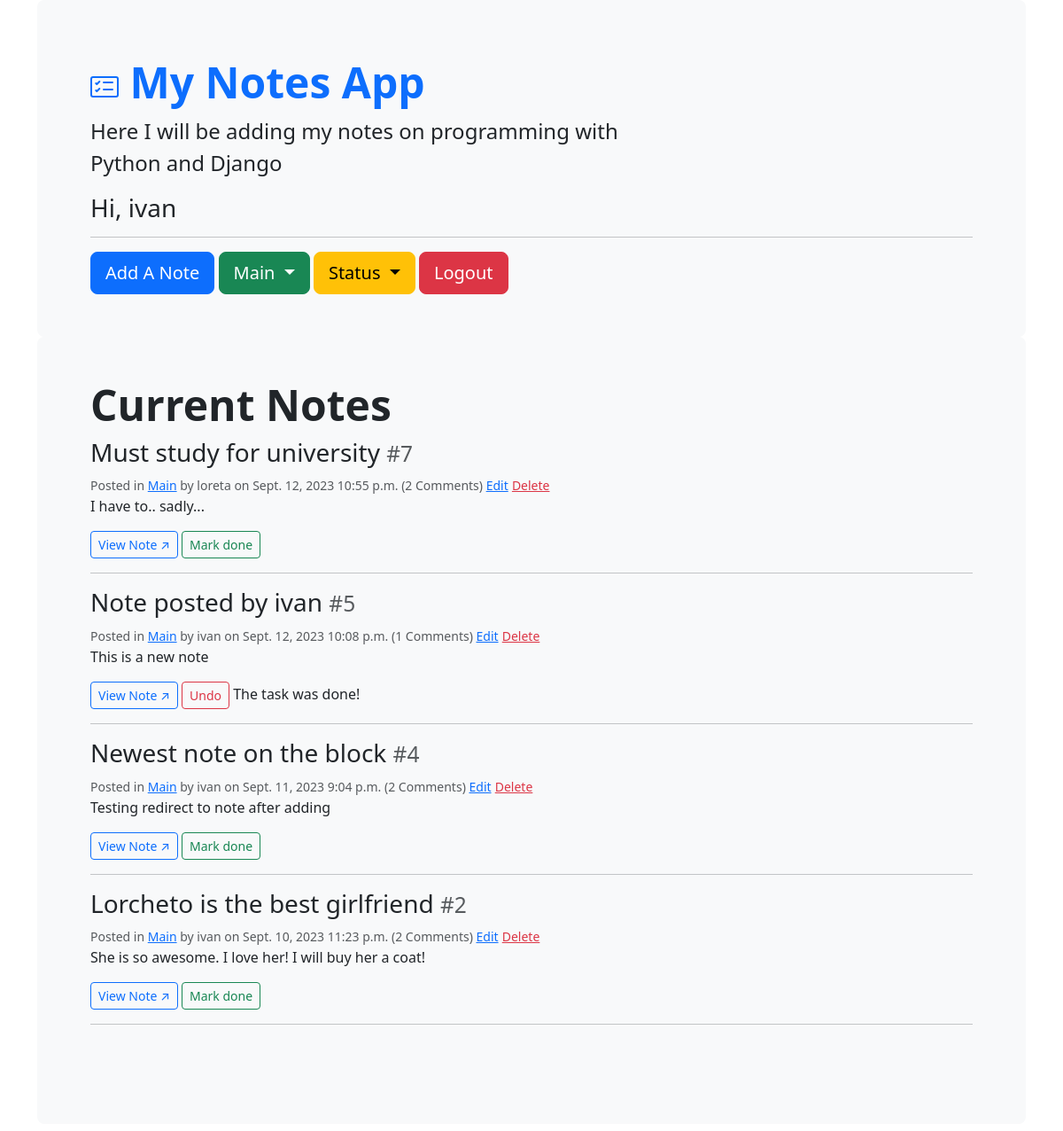
The app's page /my_notes/filter/Main (signed in) with its own data.
### notes_app/models.py (models this page shows, shortened)
class Categories(models.Model):
    name = models.CharField(max_length=125)
    description = models.CharField(max_length=255)
    def __str__(self):
        return self.name

class Notes(models.Model):
    category = models.ForeignKey(Categories, on_delete=models.CASCADE, null=True)
    title = models.CharField(max_length=255)
    note = models.TextField()
    date = models.DateField(auto_now_add=True)
    time = models.TimeField(auto_now_add=True)
    done = models.BooleanField(default=False)
    posted_by = models.ForeignKey(User, on_delete=models.CASCADE, null=True)

### notes_app/views.py (the view)
# urls.py: path('', views.my_notes, name='index'),
def my_notes(request, category = None, done = None):
    all_notes = Notes.objects.order_by('-date', '-time')
    if category:
        category_is = get_object_or_404(Categories, name=category)
        all_notes = all_notes.filter(category__name=category_is)
    if done:
        if done == 'done':
            all_notes = all_notes.filter(done=True)
        elif done == 'pending':
            all_notes = all_notes.filter(done=False)
    page = request.GET.get('page', 1)
    paginator = Paginator(all_notes, 5)
    try:
        all_notes = paginator.page(page)
    except PageNotAnInteger:
        all_notes = paginator.page(1)
    except EmptyPage:
        all_notes = paginator.page(paginator.num_pages)
    notes_html = {
        'all_notes': all_notes,
        'categories': Categories.objects.all(),
        'current_category': category
    }
    return render(request, 'notes_app/my_notes.html', notes_html)

### notes_app/templatetags/templ_tags.py (called while the page is built)
@register.filter(name='replace_tag')
def replace_tag(value, arg):
    return value.replace(arg, '')

@register.simple_tag
def comment_count(note):
    return Comments.objects.filter(comment_id=note).count()

### templates/notes_app/my_notes.html (shortened to what this page needs)
{% extends 'base.html' %}
{% load templ_tags %}
{% block content %}
<div class="p-5 pt-3 pb-0 bg-body-tertiary bg-light rounded-3" bis_skin_checked="1">
    <div class="container-fluid py-5" bis_skin_checked="1">
        <h1 class="display-5 fw-bold text-primary">
            <a href="{% url 'notes_app:my_notes' %}">
                </a>
            My Notes App
        </h1>
        <p class="col-md-8 fs-4">Here I will be adding my notes on programming with Python and Django</p>
        {% if user.is_authenticated %}
        <h3>Hi, {{ user }}</h3>
        <hr/>
        <a href="{% url 'notes_app:add_note' %}" class="btn btn-primary btn-lg" type="button">Add A Note</a>
        <button class="btn btn-success btn-lg dropdown-toggle" type="button" id="dropdownMenuButton"
                data-bs-toggle="dropdown" aria-haspopup="true" aria-expanded="false">
            {% if current_category %}
            {{ current_category }}
            {% else %}
            Select Category
            {% endif %}
        </button>
        {% if current_category %}
        <button class="btn btn-warning btn-lg dropdown-toggle" type="button" id="dropdownDone"
                data-bs-toggle="dropdown" aria-haspopup="true" aria-expanded="false">
            Status
        </button>
        {% endif %}
        <a href="{% url 'user_profile:logout' %}" class="btn btn-danger btn-lg">Logout</a>
        {% endif %}
    </div>
</div>
<div class="p-5 pt-0 mb-2 bg-body-tertiary rounded-3" bis_skin_checked="1">
    <div class="container-fluid py-5" bis_skin_checked="1">
        <h1 class="display-5 fw-bold">Current Notes</h1>
        {% if user.is_authenticated %}
        {% if all_notes %}
        {% for note in all_notes %}
        <h3>{{ note.title|replace_tag:'shit' }} <small class="text-muted">#{{ note.id }}</small></h3>
        <small class="text-muted">Posted in <a href="{% url 'notes_app:filter_notes' category=note.category %}">
            {{ note.category }}</a>
            by {{ note.posted_by }}
            on {{ note.date }} {{ note.time }}
            ({% comment_count note %} Comments)
            <a href="{% url 'notes_app:update_note' note_id=note.id %}">Edit</a></small>
        <small><a href="{% url 'notes_app:delete_note' note_id=note.id %}" class="text-danger">Delete</a></small>
        <p>{{ note.note }}</p>
        <a class="btn btn-outline-primary btn-sm" href="{% url 'notes_app:note' note_id=note.id %}">View Note ↗</a>
        {% if note.done %}
        <a class="btn btn-outline-danger btn-sm" href="{% url 'notes_app:update_note_done' note_id=note.id %}">Undo</a>
        The task was done!
        {% else %}
        <a class="btn btn-outline-success btn-sm" href="{% url 'notes_app:update_note_done' note_id=note.id %}">Mark
            done</a>
        {% endif %}
        <hr/>
        {% endfor %}
        {% else %}
        <p>Nothing here..</p>
        {% endif %}
        {% else %}
        <p>Notes available only to logged in users. Please <a href="{% url 'user_profile:login' %}">login</a> or
            <a href="{% url 'user_profile:register' %}">register</a>.</p>
        {% endif %}
    </div>
</div>
{% endblock %}

### records on screen
Categories: name "Main"
Notes: title "Must study for university", id "7", category "Main", posted_by "loreta", date "Sept. 12, 2023", time "10:55 p.m.", id "2", note "I have to.. sadly...", done "Mark done"
Notes: title "Note posted by ivan", id "5", category "Main", posted_by "ivan", date "Sept. 12, 2023", time "10:08 p.m.", id "1", note "This is a new note", done "Undo"
Notes: title "Newest note on the block", id "4", category "Main", posted_by "ivan", date "Sept. 11, 2023", time "9:04 p.m.", id "2", note "Testing redirect to note after adding", done "Mark done"
Notes: title "Lorcheto is the best girlfriend", id "2", category "Main", posted_by "ivan", date "Sept. 10, 2023", time "11:23 p.m.", note "She is so awesome. I love her! I will buy her a coat!", done "Mark done"

### other values on screen
{{ user }} "ivan"
